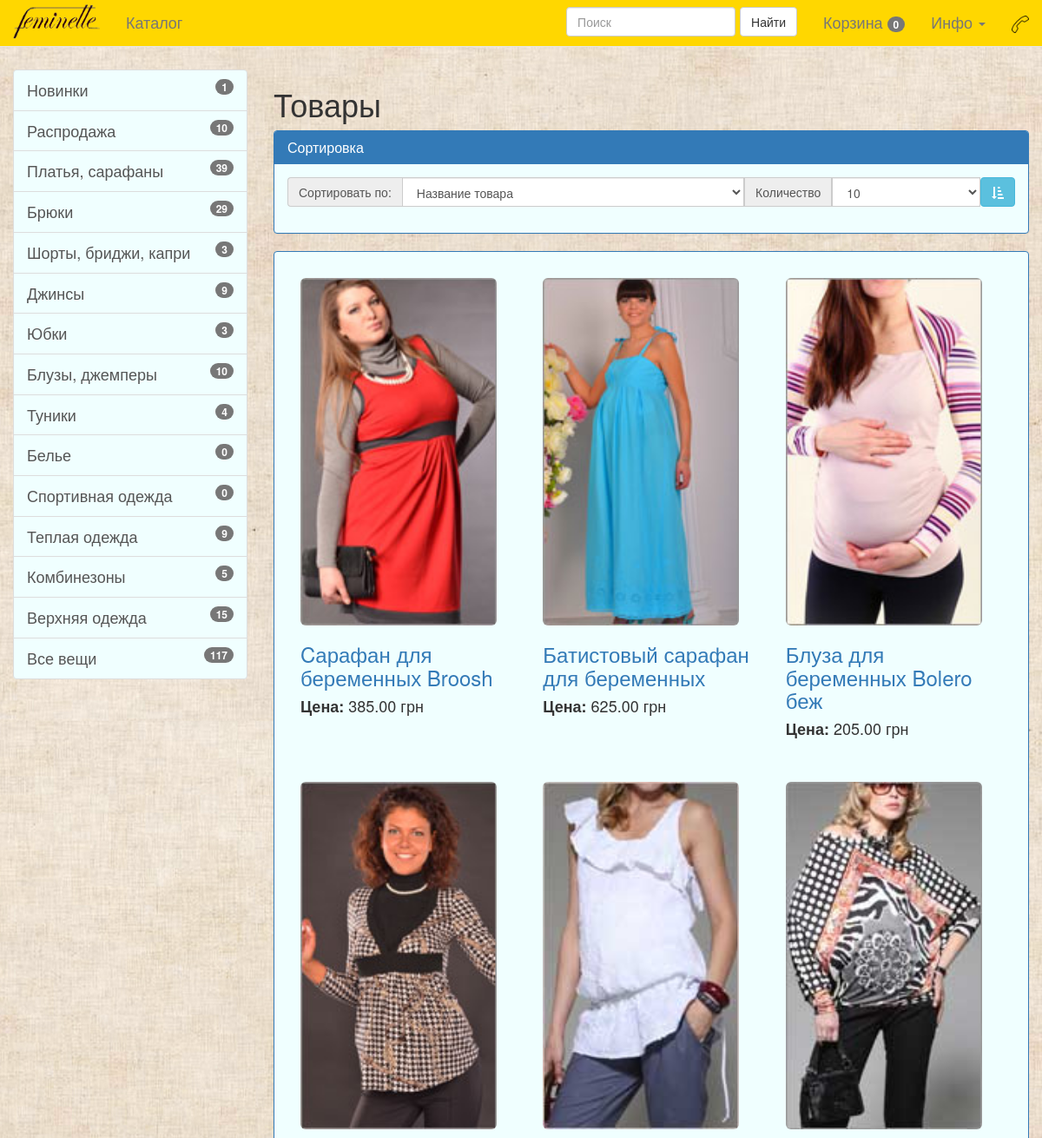
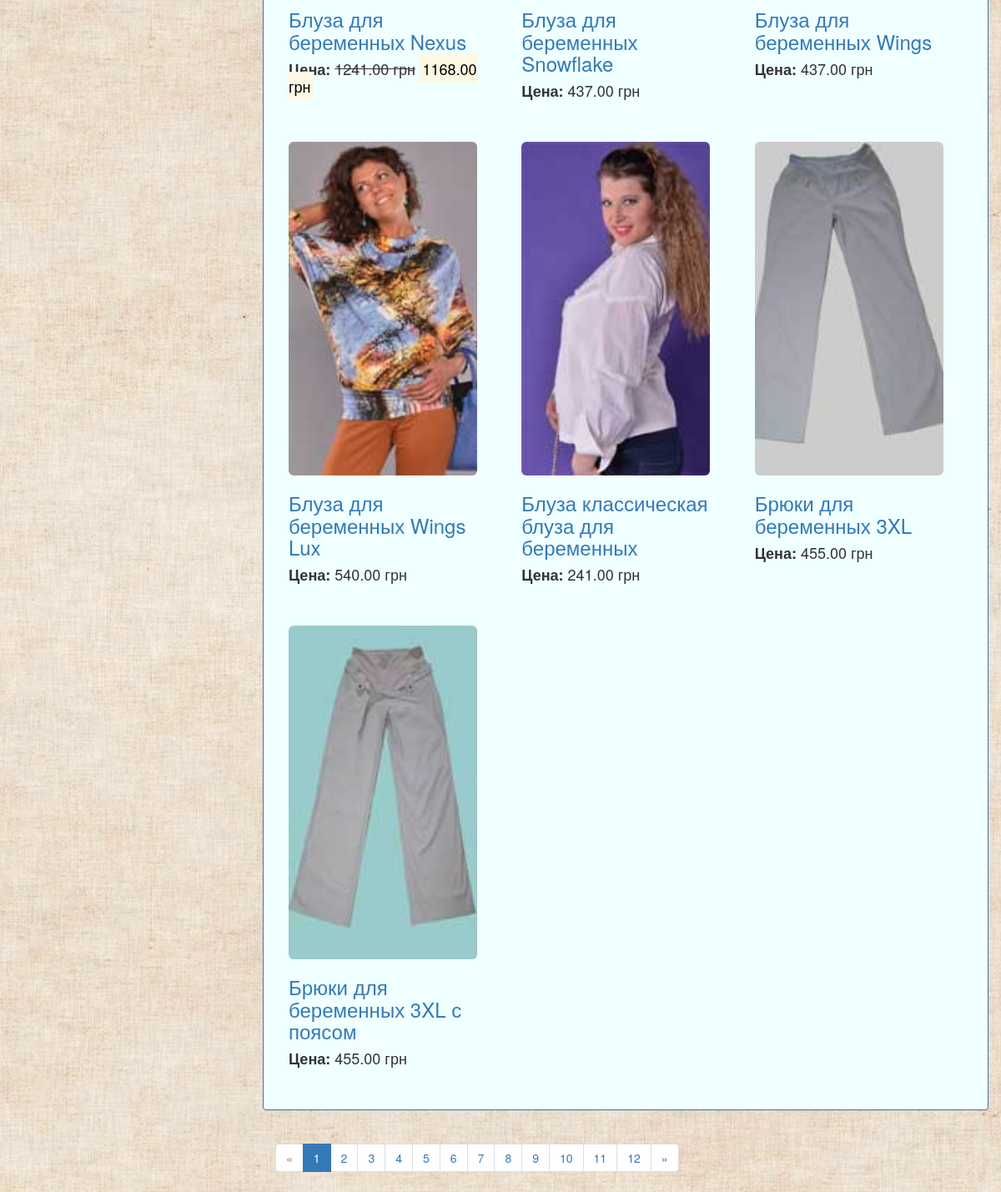
The app's page /catalogue/all with its own data (2 pictures, top to bottom).
### main/models.py (models this page shows, shortened)
class Product(models.Model):
    article = models.CharField(max_length=25, null=True, blank=True, default='AA0011')
    code = models.IntegerField(null=True, blank=True)
    position = models.IntegerField(null=True, blank=True, default=1)
    name = models.CharField(max_length=225)
    product_class = models.ManyToManyField(Product_class, related_name='product_class+', null=True, blank=True)
    manufacturer = models.CharField(max_length=100, default='TM \"Feminelle\"')
    season = models.CharField(max_length=25, null=True, blank=True)
    product_color = models.ManyToManyField(Product_color, related_name='product_color', null=True, blank=True)
    product_size = models.ManyToManyField(Product_size, related_name='product_size', null=True, blank=True)
    image = models.FileField(upload_to='product_title_pictures', null=True, blank=True)
    structure = models.CharField(max_length=255, null=True, blank=True)
    description = models.TextField(null=True, blank=True)
    promotion = models.CharField(max_length=225, null=True, blank=True)
    promotioin_modifier = models.DecimalField(max_digits=10, decimal_places=2, default=0)
    reserve = models.IntegerField(default=0)
    price = models.DecimalField(max_digits=10, decimal_places=2, default=0)
    popularity = models.IntegerField(default=0)
    note = models.TextField(null=True, blank=True)
    timestamp = models.DateTimeField(auto_now=False, auto_now_add=True)
    modtime = models.DateTimeField(auto_now=True, auto_now_add=False)
    accepted = models.BooleanField(default=True)
    def __unicode__(self):
        if False: #self.product_class:
            product_class=','.join(set(obj.name for obj in self.product_class.all()) )
            return '%s: %s' % (product_class, self.name)
        else:
            return '%s' % (self.name)

### main/views.py (the view, shortened to what this page needs)
# urls.py: url(r'^catalogue/all$', main.views.products, name='productsAll', kwargs={'new_selection': True}),
def products(request, new_selection, product_class=None, page=1):
    if handle_basket_query(request):
        if (product_class is None):
            return HttpResponseRedirect(reverse('productsAll_transition', kwargs={'page': page}))
        else :
            return HttpResponseRedirect(reverse('product_class_transition', kwargs={'product_class': product_class, 'page': page}))
    if not request.session.get('sort_order'):
        request.session['sort_order'] = {
            'orderby': 'name',
            'limit': 10,
            'order_type': 'asc'
        }
    if new_selection or request.session.get('products_selection') is None:
        if product_class:
            product_class_str = product_class.split('|')
            if product_class_str[0] != '':
                resultSet = getProductsOR(product_class_str[0].split(','))
            if len(product_class_str) > 1:
                if product_class_str[0] != '':
                    resultSet = getProductsAND(product_class_str[1].split(','), resultSet)
                else:
                    resultSet = getProductsAND(product_class_str[1].split(','))
        else:
            if request.method == 'GET' and request.GET.get('form_name') == 'search'\
                    and request.GET.get('search'):
                search_query = request.GET.get('search').strip().lower().split()
                print search_query
                query = Q(product_class__name__in=search_query)|\
                        Q(product_color__name__in=search_query)|\
                        Q(product_size__name__in=[item.upper() for item in search_query])
                for word in search_query:
                    query = query |\
                        Q(article__icontains=word)|\
                        Q(name__icontains=word)|\
                        Q(manufacturer__icontains=word)|\
                        Q(season__icontains=word)|\
                        Q(structure__icontains=word)|\
                        Q(description__icontains=word)|\
                        Q(promotion__icontains=word)|\
                        Q(note__icontains=word)
                resultSet = set(Product.objects.filter(Q(accepted=True),query))
            else:
                resultSet = Product.objects.filter(accepted=True)
        request.session['products_selection'] = {'products_id': tuple(p.id for p in resultSet)}
        request.session.modified = True
        resultSet = list(resultSet)
        print resultSet
    else:
        resultSet = Product.objects.filter(id__in=request.session['products_selection']['products_id'])
    print new_selection, request.session.get('products_selection')
    context = {
        'basket_products': get_basket_products(request),
        'badges_info': get_badges_info(request),
        'order_type_icon': request.session['sort_order']['order_type'],
        'orderby_select': {'name': '', 'timestamp': '',
                            'price': '', 'popularity': '' },
        'limit_select': {'v_1': '', 'v_2': '',
                        'v_5': '', 'v_10': '', 'v_15': '',
                        'v_25': '', 'v_50': '', 'v_75': '',
                        'v_100': '', 'v_99999': '' },
               }
    context['orderby_select'][request.session['sort_order']['orderby']] = 'selected="selected"'
    context['limit_select']['v_' + str(request.session['sort_order']['limit'])] = 'selected="selected"'
    def sortFunction(obj):
        if obj.promotioin_modifier != 0 and request.session['sort_order']['orderby'] == 'price':
            return obj.__getattribute__('promotioin_modifier')
        else:
            return obj.__getattribute__(request.session['sort_order']['orderby'])
    reverse_type = request.session['sort_order']['order_type'] == 'desc'
    sortedProducts = sorted(resultSet, key=sortFunction, reverse=reverse_type)
    paginator = Paginator(sortedProducts, request.session['sort_order']['limit'])
    pages_range = tuple(n + 1 for n in range(paginator.num_pages))
    print pages_range
    try:
        if not (int(page) in pages_range):
            page = pages_range[-1]
    except:
        raise Http404
    context['product_class_info'] = product_class
    context['page_name'] = 'productsAll_transition' if product_class is None else 'product_class_transition'
    context['object_list'] = paginator.page(int(page)).object_list
    context['page_number'] = int(page)
    context['page_surround'] = {'previous': int(page)-1,
                                  'next': 'none' if int(page) == paginator.num_pages else int(page)+1
                                }
    context['pages_range'] = pages_range
    template = 'products.html'
    return render(request, template, context)

### main/views.py (called while the page is built, shortened)
def get_basket_products(request):
    object_list = []
    cycle = 0
    return object_list

def handle_basket_query(request):
    return False

### main/templates/products.html (shortened to what this page needs)
{% extends "base.html" %}
{% load staticfiles %}
{% block content %}
    <h1>Товары</h1>
    <div class="">
        <div class="panel panel-primary">
            <div class="panel-heading">
                <h1 class="panel-title">Сортировка</h1>
            </div>
            <div class="panel-body">
                <form name="sort_form" method="POST" action="">
                    <div class="input-group">
                        <span class="input-group-addon">Сортировать по: </span>
                        <select name="orderby" class="form-control" onchange="document.sort_form.submit()">
                            <option value="name" {{ orderby_select.name }}> Название товара</option>
                        </select>
                        <span class="input-group-addon">Количество</span>
                        <select name="limit" class="form-control" onchange="document.sort_form.submit();">
                            <option value="10" {{ limit_select.v_10 }}>10</option>
                        </select>
                        <div class="input-group-btn">
                            <button class="btn btn-info" type="button"
                                onclick="document.sort_form.order_type.value='change'; document.sort_form.submit()">
                                <i class="fa fa-sort-amount-{{ order_type_icon }} fa-1x"></i>
                            </button>
                        </div>
                    </div>
                </form>
            </div>
        </div>
    </div>
    <div class="">
        <div class="panel panel-primary">
            <div class="panel-body">
            {% for product in object_list %}
              <div class="col-sm-4">
                <a id="product_img_{{ product.id }}" href="{% url 'product' pk=product.id %}">
                    <img class="img-responsive img-rounded"
                        {% if product.image %}
                            src='{{ product.image.url }}'
                        {% else %}
                            src='{% static 'img/no_image.png' %}'
                        {% endif %}
                         style="height: 400px"/>
                </a>
                <div id='block_info'>
                    <a id="product_ref_{{ product.id }}" href="{% url 'product' pk=product.id %}">
                        <h3 id="product_name">{{ product }}</h3>
                    </a>
                    <h4 id="product_price"><b>Цена:</b>
                        {% if product.promotioin_modifier %}
                            <s>{{ product.price }} грн</s>
                            <mark>{{ product.promotioin_modifier }} грн</mark>
                        {% else %}
                            {{ product.price }} грн
                        {% endif %}
                    </h4>
                </div>
              </div>
            {% empty %}
                <h3>Не найдено</h3>
            {% endfor %}
            </div>
        </div>
    </div>
    <div>
        <div class="col-md-12">
            {% include 'paginator_products.html' %}
        </div>
    </div>
{% endblock content %}

### static/static_dirs/css/starter-template.css (style rules this page uses)
body { padding-top: 10px; background: center; }
.input-group { padding-bottom: 15px; }
a.list-group-item, .panel { background-color: azure; font-size: large; }

### main/templates/products.html (style rules this page uses)
div.col-sm-4 { padding-top: 15px; padding-bottom: 15px; }
div#block_info { height: 130px; }

### records on screen
Product: image (picture), name "Cарафан для беременных Broosh", price "385.00"
Product: image (picture), name "Батистовый сарафан для беременных", price "625.00"
Product: image (picture), name "Блуза для беременных Bolero беж", price "205.00"
Product: image (picture), name "Блуза для беременных Nexus", price "1241.00", promotioin_modifier "1168.00"
Product: image (picture), name "Блуза для беременных Snowflake", price "437.00"
Product: image (picture), name "Блуза для беременных Wings", price "437.00"
Product: image (picture), name "Блуза для беременных Wings Lux", price "540.00"
Product: image (picture), name "Блуза классическая блуза для беременных", price "241.00"
Product: image (picture), name "Брюки для беременных 3XL", price "455.00"
Product: image (picture), name "Брюки для беременных 3XL с поясом", price "455.00"

### other values on screen
{{ badges_info.basket_count }} "0"
{{ badges_info.novelties }} "1"
{{ badges_info.promo }} "10"
{{ badges_info.dress_sarafan }} "39"
{{ badges_info.pants }} "29"
{{ badges_info.shorts }} "3"
{{ badges_info.jeans }} "9"
{{ badges_info.skirt }} "3"
{{ badges_info.blouse_cardigan }} "10"
{{ badges_info.tunic }} "4"
{{ badges_info.underwear }} "0"
{{ badges_info.sport }} "0"
{{ badges_info.warm }} "9"
{{ badges_info.coveralls }} "5"
{{ badges_info.coat_poncho_jacket }} "15"
